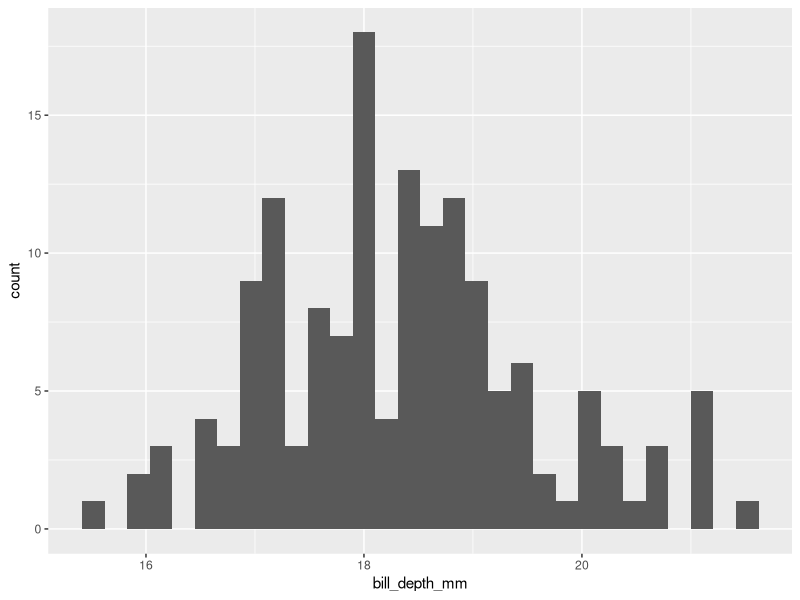
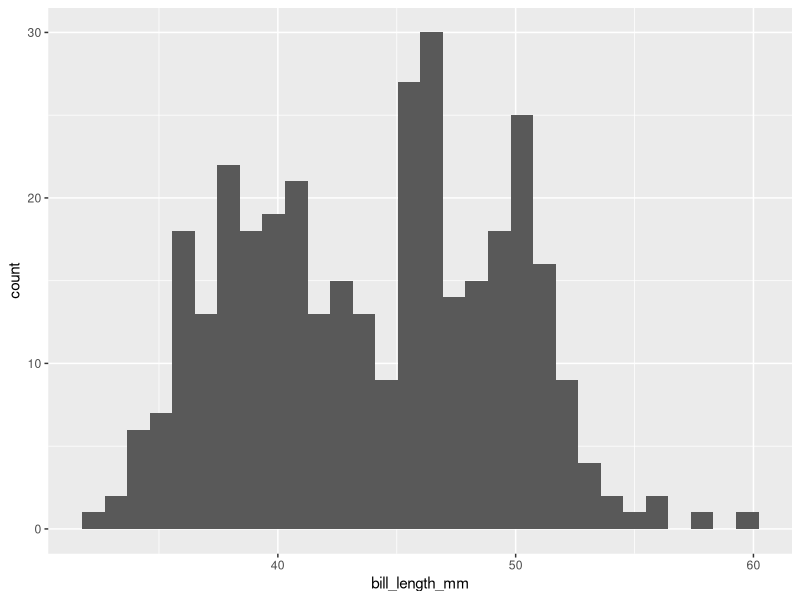

The R source for these figures, in order:
## ---- chunk 1
library(tidyverse)
## ---- chunk 2
library(palmerpenguins)
peng_subset <- penguins |> filter(species == "Adelie")
peng_subset |> ggplot(aes(bill_depth_mm)) + geom_histogram()
## ---- chunk 3
library(palmerpenguins)
penguins |> ggplot(aes(bill_length_mm)) + geom_histogram()
peng_subset <- penguins |> filter(species == "Adelie")
## ---- chunk 4

## ---- chunk 5
# read_csv("data.csv")
# read_csv("/Users/airwin/Dropbox/data.csv")
# read_csv(here::here("data.csv"))
## ---- chunk 6
model1 <- lm(body_mass_g ~ species, 
             data = penguins)  # delete bracket to see red X
summary(model1)
p1 <- penguins |> ggplot(aes(body_mass_g)) + geom_histogram()
## ---- chunk 7
penguins |> na.omit() |>
  group_by(species) |>
  summarize(mean_body_mass = mean(body_mass_g))
## ---- chunk 8
penguins_no_na <- penguins |> na.omit()
penguins_group <- penguins_no_na |> group_by(species)
penguins_group |> summarize(mean_body_mass = mean(body_mass_g))
